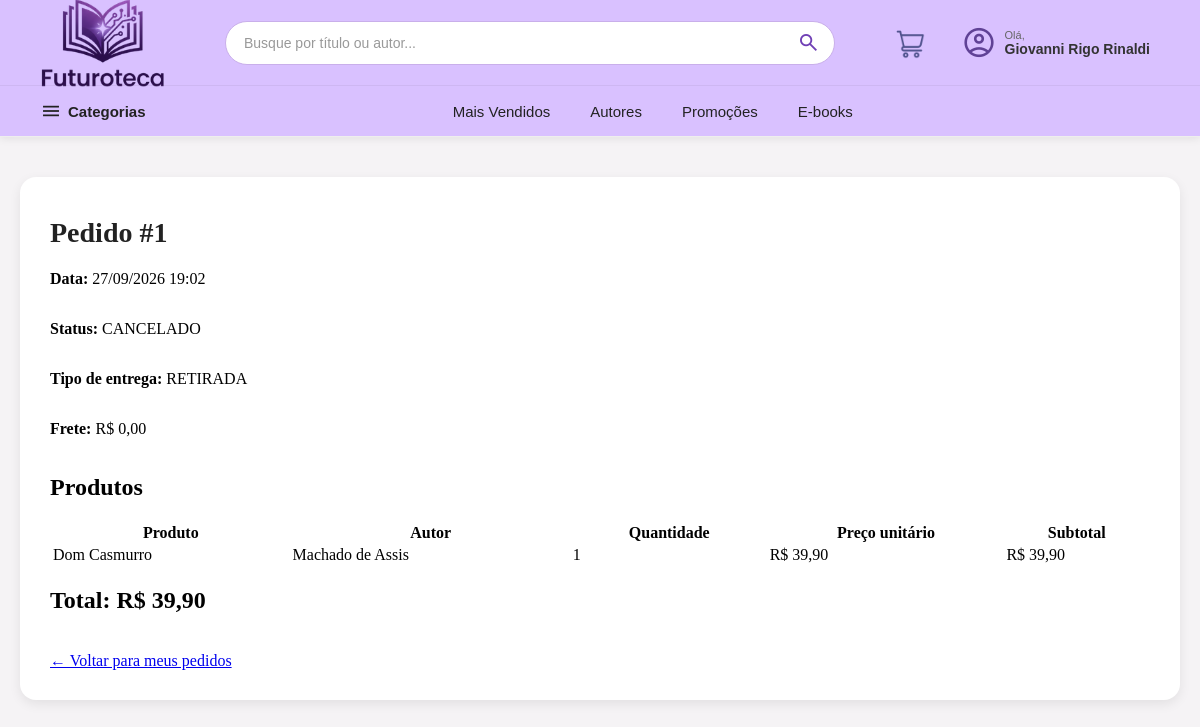
Screenshot of /detalhes-pedido.php?id=1 (signed in) with the database file from the repository.
### tables this page shows
CREATE TABLE `pedido` (
  `id_pedido` int(11) NOT NULL,
  `id_usuario` int(11) NOT NULL,
  `data_pedido` datetime NOT NULL DEFAULT current_timestamp(),
  `valor_total` decimal(10,2) NOT NULL,
  `tipo_entrega` enum('RETIRADA','ENTREGA') NOT NULL,
  `frete` decimal(10,2) NOT NULL DEFAULT 0.00,
  `status` enum('PENDENTE','PAGO','ENVIADO','ENTREGUE','CANCELADO') NOT NULL DEFAULT 'PENDENTE'
);

CREATE TABLE `item_pedido` (
  `id_item_pedido` int(11) NOT NULL,
  `id_pedido` int(11) NOT NULL,
  `id_produto` int(11) NOT NULL,
  `quantidade` int(11) NOT NULL DEFAULT 1,
  `preco_unitario` decimal(10,2) NOT NULL
);

CREATE TABLE `produto` (
  `id_produto` int(11) NOT NULL,
  `titulo` varchar(150) NOT NULL,
  `autor` varchar(100) DEFAULT NULL,
  `categoria` varchar(80) NOT NULL,
  `tipo` enum('LIVRO','EBOOK','ARTIGO') NOT NULL,
  `preco` decimal(10,2) NOT NULL,
  `preco_promocional` decimal(10,2) DEFAULT NULL,
  `estoque` int(11) NOT NULL DEFAULT 0,
  `descricao` text DEFAULT NULL,
  `imagem` varchar(255) DEFAULT NULL
);

### detalhes-pedido.php (the view, shortened to what this page needs)
<?php
require_once 'crud.php';
$idUsuario = (int) $_SESSION["id_usuario"];
$idPedido = isset($_GET["id"])
    ? (int) $_GET["id"]
    : 0;
$sql = "SELECT *
        FROM pedido
        WHERE id_pedido = ?
        AND id_usuario = ?";
$stmt = $pdo->prepare($sql);
$stmt->execute([
    $idPedido,
    $idUsuario
]);
$pedido = $stmt->fetch(PDO::FETCH_ASSOC);
$sql = "SELECT
            item_pedido.*,
            produto.titulo,
            produto.autor
        FROM item_pedido
        INNER JOIN produto
            ON item_pedido.id_produto = produto.id_produto
        WHERE item_pedido.id_pedido = ?";
$stmt = $pdo->prepare($sql);
$stmt->execute([$idPedido]);
$itens = $stmt->fetchAll(PDO::FETCH_ASSOC);
?>
<!DOCTYPE html>
<html lang="pt-br">
<head>
    <link
        rel="stylesheet"
        href="css/header-footer.css"
    >
    <link
        rel="stylesheet"
        href="css/compra.css"
    >
</head>
<body>
<?php require_once "partials/header.php"; ?>
<main class="detalhes-container">
    <div class="detalhes-info">
        <h1>
            Pedido #<?= $pedido["id_pedido"] ?>
        </h1>
        <p>
            <strong>Data:</strong>
            <?= date(
                "d/m/Y H:i",
                strtotime($pedido["data_pedido"])
            ) ?>
        </p>
        <p>
            <strong>Status:</strong>
            <?= htmlspecialchars($pedido["status"]) ?>
        </p>
        <p>
            <strong>Tipo de entrega:</strong>
            <?= htmlspecialchars($pedido["tipo_entrega"]) ?>
        </p>
        <p>
            <strong>Frete:</strong>
            R$ <?= number_format(
                $pedido["frete"],
                2,
                ",",
                "."
            ) ?>
        </p>
        <h2>Produtos</h2>
        <?php if (count($itens) == 0): ?>
            <p>
                Nenhum produto encontrado neste pedido.
            </p>
        <?php else: ?>
            <table>
                <thead>
                    <tr>
                        <th>Produto</th>
                        <th>Autor</th>
                        <th>Quantidade</th>
                        <th>Preço unitário</th>
                        <th>Subtotal</th>
                    </tr>
                </thead>
                <tbody>
                    <?php foreach ($itens as $item): ?>
                        <?php
                        $subtotal =
                            $item["quantidade"] *
                            $item["preco_unitario"];
                        ?>
                        <tr>
                            <td>
                                <?= htmlspecialchars(
                                    $item["titulo"]
                                ) ?>
                            </td>
                            <td>
                                <?= htmlspecialchars(
                                    $item["autor"]
                                ) ?>
                            </td>
                            <td>
                                <?= $item["quantidade"] ?>
                            </td>
                            <td>
                                R$ <?= number_format(
                                    $item["preco_unitario"],
                                    2,
                                    ",",
                                    "."
                                ) ?>
                            </td>
                            <td>
                                R$ <?= number_format(
                                    $subtotal,
                                    2,
                                    ",",
                                    "."
                                ) ?>
                            </td>
                        </tr>
                    <?php endforeach; ?>
                </tbody>
            </table>
        <?php endif; ?>
        <h2>
            Total:
            R$ <?= number_format(
                $pedido["valor_total"],
                2,
                ",",
                "."
            ) ?>
        </h2>
        <br>
        <a href="meus-pedidos.php">
            ← Voltar para meus pedidos
        </a>
    </div>
</main>
</body>
</html>

### css/header-footer.css (style rules this page uses)
body { margin: 0; padding: 0; box-sizing: border-box; }

### css/compra.css (style rules this page uses)
body { background-color: #f5f3f5; margin: 0; padding: 0; }
.detalhes-container { display: flex; gap: 40px; max-width: 1100px; margin: 40px auto; background: #fff; padding: 30px; border-radius: 16px; box-shadow: 0 4px 12px rgba(0,0,0,0.08); }
.detalhes-info { flex: 1.5; display: flex; flex-direction: column; }
.detalhes-info h1 { margin: 10px 0 5px 0; font-size: 28px; color: #222; }

### rows the page displays
pedido: id_pedido "1", data_pedido "27/09/2026 19:02", status "CANCELADO", tipo_entrega "RETIRADA", frete "0,00", valor_total "39,90"
item_pedido: id_produto.titulo "Dom Casmurro", id_produto.autor "Machado de Assis", quantidade "1", preco_unitario "39,90", subtotal "39,90"

### other values shown
$_SESSION["nome"] "Giovanni Rigo Rinaldi"
